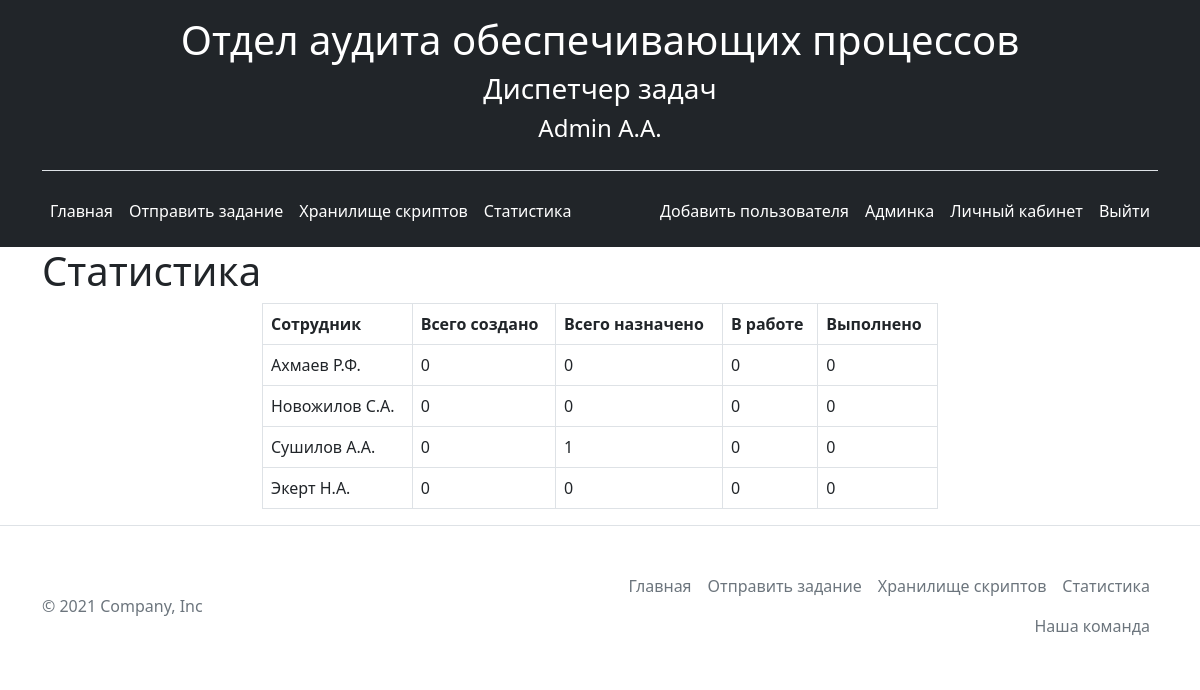
The page /statistics (signed in) on the database its author committed.
### app.py (models this page shows, shortened)
class User(db.Model, UserMixin):
    __tablename__ = 'user'
    id = db.Column(db.Integer, primary_key=True)
    login = db.Column(db.String(20), unique=True, nullable=False)
    fio = db.Column(db.String(20), nullable=False)
    password = db.Column(db.String(1255), nullable=False)
    role_id = db.Column(db.Integer, db.ForeignKey('role.id'), nullable=False, default='1')
    role = db.relationship('Role', foreign_keys=[role_id])

### app.py (the view)
@app.route('/statistics')
@login_required
def statistics():
    create = db.session.query(User.fio, func.count(Task.user))\
        .outerjoin(Task, User.id == Task.user_id)\
        .group_by(User.id)\
        .order_by(User.fio)\
        .all()
    set = db.session.query(User.fio, func.count(Task.to_user))\
        .outerjoin(Task, User.id == Task.to_user_id)\
        .group_by(User.id)\
        .order_by(User.fio)\
        .all()
    inwork = db.session.query(User.fio, func.count(Task.status_id).filter(Task.status_id=='2'))\
        .outerjoin(Task, User.id==Task.to_user_id)\
        .group_by(User.fio) \
        .order_by(User.fio) \
        .all()
    done = db.session.query(User.fio, func.count(Task.status_id).filter(Task.status_id == '3')) \
        .outerjoin(Task, User.id == Task.to_user_id) \
        .group_by(User.fio) \
        .order_by(User.fio) \
        .all()
    return render_template("statistics.html", create=create, set=set, inwork=inwork, done=done)

### app.py (called while the page is built)
@login_manager.user_loader
def load_user(user_id):
    return User.query.get(user_id)

### templates/statistics.html (shortened to what this page needs)
{% extends 'base.html' %}
{% block body %}
<div class="container">
    <h1>Статистика</h1>
</div>
<div class="statistic-table container">
    <table class="table table-striped table-hover table-bordered" id="example">
    <thead>
            <th scope="col" class="">Сотрудник</th>
            <th scope="col" class="">Всего создано</th>
            <th scope="col" class="">Всего назначено</th>
            <th scope="col" class="">В работе</th>
            <th scope="col" class="">Выполнено</th>
    </thead>
    <tbody>
        {% for el in range(1, create|length) %}
            <tr>
                <td>{{ create[el][0] }}</td>
                <td>{{ create[el][1] }}</td>
                <td>{{ set[el][1]}}</td>
                <td>{{ inwork[el][1]}}</td>
                <td>{{ done[el][1]}}</td>
            </tr>
        {% endfor %}
    </tbody>
</table>
</div>
{% endblock %}

### templates/base.html (shortened to what this page needs)
<!doctype html>
<html lang="en">
<head>
    <link rel="stylesheet" href="{{ url_for('static', filename='css/bootstrap.min.css') }}">
    <link rel="stylesheet" href="{{ url_for('static', filename='css/main.css') }}">
	<link rel="stylesheet" type="text/css" href="{{ url_for('static', filename='DataTables/datatables.min.css') }}"/>
</head>
<body>
    <header class="p-3 bg-dark text-white">
        <div class="container">
            <div class="header-logo border-bottom">
                <h1>Отдел аудита обеспечивающих процессов</h1>
                <h3>Диспетчер задач</h3>
                <h4>{{ current_user.fio }}</h4>
            </div>
          <div class="d-flex flex-wrap align-items-center justify-content-center justify-content-lg-start">
            <ul class="nav col-12 col-lg-auto me-lg-auto mb-2 justify-content-center mb-md-0">
              <li><a href="/" class="nav-link px-2 text-white">Главная</font></a></li>
              <li><a href="/taskadd" class="nav-link px-2 text-white"><font style="vertical-align: inherit;">Отправить задание</font></a></li>
              <li><a href="/storagescripts" class="nav-link px-2 text-white"><font style="vertical-align: inherit;">Хранилище скриптов</font></a></li>
              <li><a href="/statistics" class="nav-link px-2 text-white"><font style="vertical-align: inherit;">Статистика</font></a></li>
            </ul>
            <div class="d-flex text-end">
                {% if current_user.role.name == 'Admin' %}
                    <a href="/register" class="nav-link px-2 text-white"><font style="vertical-align: inherit;">Добавить пользователя</font></a>
                {% endif %}
                {% if current_user.login %}
                    <a href="/admin_panel" class="nav-link px-2 text-white"><font style="vertical-align: inherit;">Админка</font></a>
                    <a href="/user/{{ current_user.login }}/{{ current_user.id}}" class="nav-link px-2 text-white"><font style="vertical-align: inherit;">Личный кабинет</font></a>
                    <a href="/logout" class="nav-link px-2 text-white"><font style="vertical-align: inherit;">Выйти</font></a>
                {% else %}
                    <a href="/login" class="nav-link px-2 text-white"><font style="vertical-align: inherit;">Авторизоваться</font></a>
                {% endif %}
            </div>
          </div>
        </div>
    </header>
    {% block body %}{% endblock %}
    <footer class="border-top">
        <div class="container d-flex flex-wrap justify-content-between align-items-center py-3 my-4 ">
        <p class="col-md-4 mb-0 text-muted">© 2021 Company, Inc</p>
        <ul class="nav col-md-6 justify-content-end">
            <li class="nav-item"><a href="/" class="nav-link px-2 text-muted">Главная</a></li>
            <li class="nav-item"><a href="/taskadd" class="nav-link px-2 text-muted">Отправить задание</a></li>
            <li class="nav-item"><a href="/storagescripts" class="nav-link px-2 text-muted">Хранилище скриптов</a></li>
            <li class="nav-item"><a href="/statistics" class="nav-link px-2 text-muted">Статистика</a></li>
            <li class="nav-item"><a href="/about" class="nav-link px-2 text-muted">Наша команда</a></li>
        </ul>
              </div>
  </footer>
</body>
</html>

### static/css/main.css (style rules this page uses)
body { overflow-y: scroll; }
.header-logo { display: flex; align-items: center; flex-direction: column; padding-bottom: 20px; margin-bottom: 20px; }
.tasks-discription tbody, td, tfoot, th, thead, tr { border-color: inherit; border-style: solid; border-width: 1px; }
td { padding-right: 0; }
table { max-width: 1900px; }
.statistic-table { width: 700px; }

### rows shown on the page
User: fio "Admin A.A."
User: fio "Ахмаев Р.Ф."
User: fio "Новожилов С.А."
User: fio "Сушилов А.А."
User: fio "Экерт Н.А."

### other values the page prints
{{ create[el][1] }} "0" "0" "0" "0"
{{ set[el][1] }} "0" "0" "1" "0"
{{ inwork[el][1] }} "0" "0" "0" "0"
{{ done[el][1] }} "0" "0" "0" "0"
